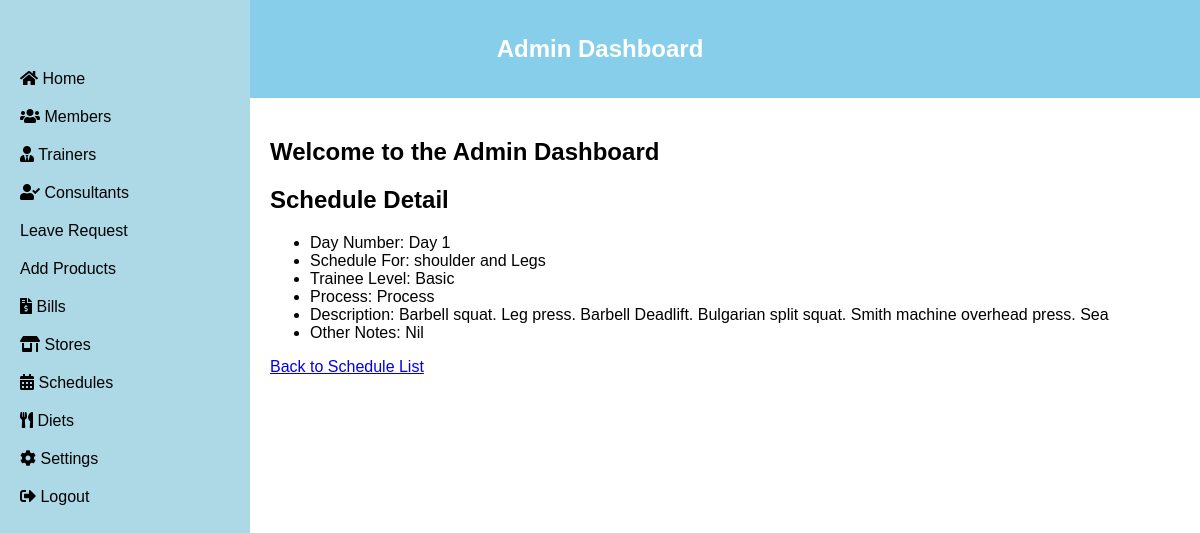
The page /schedule_detail/1/ on the database its author committed.
### gym/models.py (models this page shows, shortened)
class Schedule(models.Model):
    Dayno = models.CharField(max_length = 50)
    Schedule_for = models.CharField(max_length = 100)
    Trainee_level = models.CharField(max_length = 100)
    Process = models.CharField(max_length = 500)
    Description = models.CharField(max_length = 100)
    Other_Notes = models.CharField(max_length = 100)

### gym/views.py (the view)
# urls.py: path('schedule_detail/<int:pk>/', views.schedule_detail, name='schedule_detail'),
def schedule_detail(request, pk):
    schedule = Schedule.objects.get(pk=pk)
    return render(request, 'schedule_detail.html', {'schedule': schedule})

### gym/templates/schedule_detail.html
{% extends 'gym/admin_dashboard.html' %}
{% block content %}
    <h2>Schedule Detail</h2>
    <ul>
        <li>Day Number: {{ schedule.Dayno }}</li>
        <li>Schedule For: {{ schedule.Schedule_for }}</li>
        <li>Trainee Level: {{ schedule.Trainee_level }}</li>
        <li>Process: {{ schedule.Process }}</li>
        <li>Description: {{ schedule.Description }}</li>
        <li>Other Notes: {{ schedule.Other_Notes }}</li>
    </ul>
    <a href="{% url 'schedule_list' %}">Back to Schedule List</a>
{% endblock %}

### rows shown on the page
Schedule: Dayno "Day 1", Schedule_for "shoulder and Legs", Trainee_level "Basic", Process "Process", Description "Barbell squat. Leg press. Barbell Deadlift. Bulgarian split squat. Smith machine overhead press. Sea", Other_Notes "Nil"
